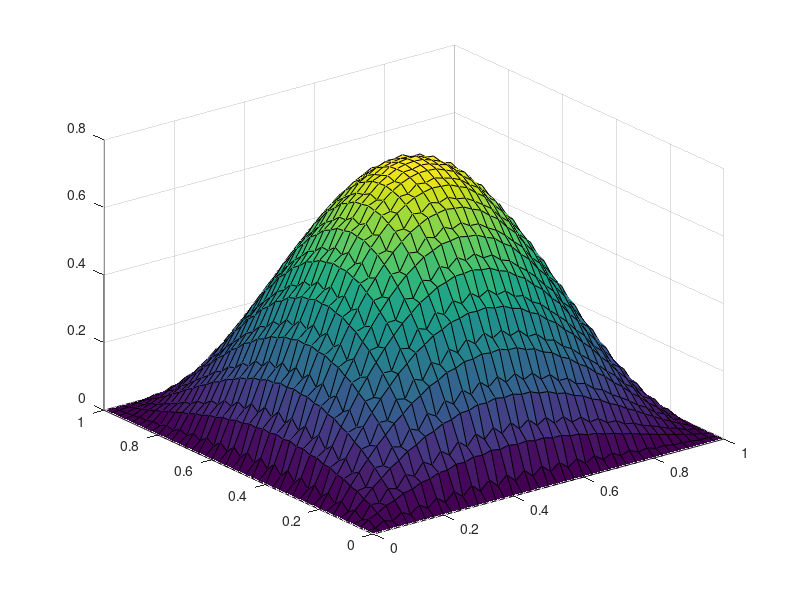

Reproduce this figure in MATLAB.
x = 0:1/40:1;
y = 0:1/40:1;
[X, Y] = meshgrid(x, y);
u = [0 , 0 , 0 , 0 , 0 , 0 , 0 , 0 , 0 , 0 , 0 , 0 , 0 , 0 , 0 , 0 , 0 , 0 , 0 , 0 , 0 , 0 , 0 , 0 , 0 , 0 , 0 , 0 , 0 , 0 , 0 , 0 , 0 , 0 , 0 , 0 , 0 , 0 , 0 , 0 , 0 , ;
0 , 1.01166e-05 , 0.0169185 , 0.0078808 , 0.0268347 , 0.0133938 , 0.0348697 , 0.0178349 , 0.0414127 , 0.0214637 , 0.046561 , 0.0243459 , 0.0503298 , 0.0264938 , 0.0527144 , 0.027905 , 0.053717 , 0.0285793 , 0.0533598 , 0.0285258 , 0.0516923 , 0.0277679 , 0.0487952 , 0.0263452 , 0.0447831 , 0.0243152 , 0.0398055 , 0.0217538 , 0.0340477 , 0.0187562 , 0.0277324 , 0.0154368 , 0.0211229 , 0.0119316 , 0.0145309 , 0.00840111 , 0.00833747 , 0.00503956 , 0.00306042 , 0.00210904 , 9.60847e-18 , ;
0 , 0.0169185 , 0.0288878 , 0.0451685 , 0.0529268 , 0.0671544 , 0.0721667 , 0.0850953 , 0.087911 , 0.0996396 , 0.100496 , 0.110946 , 0.109994 , 0.11903 , 0.116399 , 0.123879 , 0.119707 , 0.125508 , 0.119949 , 0.123981 , 0.117214 , 0.119429 , 0.111659 , 0.112057 , 0.103512 , 0.102153 , 0.0930806 , 0.0900813 , 0.0807521 , 0.0762953 , 0.0669948 , 0.0613343 , 0.0523648 , 0.0458348 , 0.037518 , 0.0305523 , 0.0232413 , 0.0164202 , 0.0105898 , 0.00471661 , 1.91577e-17 , ;
0 , 0.0078808 , 0.0451685 , 0.0431825 , 0.0791569 , 0.0715315 , 0.106881 , 0.0946846 , 0.129669 , 0.113656 , 0.1479 , 0.128722 , 0.161636 , 0.139927 , 0.170853 , 0.147251 , 0.175537 , 0.150692 , 0.175733 , 0.150299 , 0.171571 , 0.146196 , 0.163281 , 0.138594 , 0.151201 , 0.1278 , 0.135781 , 0.114216 , 0.117591 , 0.0983447 , 0.0973156 , 0.0807939 , 0.0757678 , 0.0622811 , 0.0539007 , 0.0436535 , 0.0328488 , 0.0259417 , 0.0140064 , 0.01036 , 2.85888e-17 , ;
0 , 0.0268347 , 0.0529268 , 0.0791569 , 0.0996463 , 0.122696 , 0.138559 , 0.158964 , 0.170897 , 0.188785 , 0.197079 , 0.212378 , 0.21717 , 0.22973 , 0.231119 , 0.240784 , 0.238886 , 0.245529 , 0.240502 , 0.244054 , 0.236114 , 0.236572 , 0.226001 , 0.223444 , 0.210587 , 0.205182 , 0.190454 , 0.182457 , 0.166336 , 0.156104 , 0.139132 , 0.127121 , 0.109904 , 0.0966809 , 0.0798967 , 0.0661559 , 0.0505719 , 0.0371637 , 0.0237326 , 0.0116939 , 3.78437e-17 , ;
0 , 0.0133938 , 0.0671544 , 0.0715315 , 0.122696 , 0.121315 , 0.169671 , 0.163209 , 0.208941 , 0.198047 , 0.240836 , 0.226088 , 0.265359 , 0.247321 , 0.282412 , 0.261665 , 0.291926 , 0.269076 , 0.29393 , 0.269606 , 0.288591 , 0.26344 , 0.276246 , 0.250921 , 0.257406 , 0.232555 , 0.232772 , 0.209023 , 0.203238 , 0.181183 , 0.169885 , 0.150071 , 0.133999 , 0.116912 , 0.097072 , 0.0831365 , 0.0608395 , 0.0504254 , 0.0273115 , 0.0206046 , 4.68652e-17 , ;
0 , 0.0348697 , 0.0721667 , 0.106881 , 0.138559 , 0.169671 , 0.195784 , 0.223392 , 0.244285 , 0.268324 , 0.284156 , 0.304461 , 0.315285 , 0.331646 , 0.337492 , 0.34971 , 0.350645 , 0.358572 , 0.354734 , 0.3583 , 0.349917 , 0.349146 , 0.336549 , 0.331576 , 0.315201 , 0.306277 , 0.286669 , 0.274167 , 0.251977 , 0.236394 , 0.212379 , 0.194343 , 0.169363 , 0.149633 , 0.124656 , 0.104134 , 0.0802506 , 0.0599937 , 0.0384921 , 0.0197155 , 5.55978e-17 , ;
0 , 0.0178349 , 0.0850953 , 0.0946846 , 0.158964 , 0.163209 , 0.223392 , 0.22251 , 0.278333 , 0.272711 , 0.323672 , 0.31373 , 0.359168 , 0.345356 , 0.384562 , 0.367366 , 0.399667 , 0.37962 , 0.404449 , 0.382128 , 0.399071 , 0.375094 , 0.383924 , 0.358939 , 0.359647 , 0.33432 , 0.327131 , 0.302139 , 0.287529 , 0.263541 , 0.242249 , 0.219921 , 0.192963 , 0.172921 , 0.141603 , 0.124442 , 0.0903779 , 0.0766699 , 0.0417623 , 0.0318658 , 6.39876e-17 , ;
0 , 0.0414127 , 0.087911 , 0.129669 , 0.170897 , 0.208941 , 0.244285 , 0.278333 , 0.307666 , 0.337382 , 0.360582 , 0.385635 , 0.40258 , 0.422655 , 0.433254 , 0.44808 , 0.452317 , 0.461703 , 0.459665 , 0.463524 , 0.455422 , 0.453789 , 0.439972 , 0.433018 , 0.413982 , 0.402019 , 0.378403 , 0.361894 , 0.334483 , 0.31404 , 0.28376 , 0.260146 , 0.228062 , 0.20219 , 0.169504 , 0.14244 , 0.110492 , 0.0834573 , 0.0537929 , 0.0281537 , 7.19829e-17 , ;
0 , 0.0214637 , 0.0996396 , 0.113656 , 0.188785 , 0.198047 , 0.268324 , 0.272711 , 0.337382 , 0.337003 , 0.39526 , 0.390327 , 0.441334 , 0.43214 , 0.475084 , 0.461991 , 0.496149 , 0.479586 , 0.50438 , 0.484846 , 0.499889 , 0.477944 , 0.483077 , 0.459334 , 0.454653 , 0.42977 , 0.415644 , 0.390313 , 0.367393 , 0.342331 , 0.311565 , 0.287499 , 0.250132 , 0.22779 , 0.185372 , 0.165479 , 0.119864 , 0.103146 , 0.0564497 , 0.043388 , 7.95344e-17 , ;
0 , 0.046561 , 0.100496 , 0.1479 , 0.197079 , 0.240836 , 0.284156 , 0.323672 , 0.360582 , 0.39526 , 0.425315 , 0.454632 , 0.47748 , 0.500983 , 0.51637 , 0.533695 , 0.541486 , 0.552382 , 0.552583 , 0.556929 , 0.549708 , 0.547531 , 0.533227 , 0.524713 , 0.503847 , 0.489351 , 0.462621 , 0.442669 , 0.410954 , 0.386243 , 0.350594 , 0.321989 , 0.283627 , 0.25216 , 0.212463 , 0.179327 , 0.139829 , 0.106371 , 0.0688214 , 0.0365312 , 8.65956e-17 , ;
0 , 0.0243459 , 0.110946 , 0.128722 , 0.212378 , 0.226088 , 0.304461 , 0.31373 , 0.385635 , 0.390327 , 0.454632 , 0.454746 , 0.510393 , 0.506044 , 0.552084 , 0.543484 , 0.579114 , 0.566568 , 0.591179 , 0.575081 , 0.588296 , 0.569123 , 0.57083 , 0.549135 , 0.539511 , 0.515914 , 0.49544 , 0.470622 , 0.440092 , 0.414781 , 0.375306 , 0.35027 , 0.303278 , 0.27931 , 0.226543 , 0.204459 , 0.147959 , 0.128596 , 0.0706461 , 0.0545815 , 9.31229e-17 , ;
0 , 0.0503298 , 0.109994 , 0.161636 , 0.21717 , 0.265359 , 0.315285 , 0.359168 , 0.40258 , 0.441334 , 0.47748 , 0.510393 , 0.538678 , 0.565155 , 0.585135 , 0.604706 , 0.616106 , 0.628445 , 0.631167 , 0.636107 , 0.630249 , 0.627793 , 0.613659 , 0.603992 , 0.582095 , 0.565592 , 0.536656 , 0.51388 , 0.478837 , 0.450541 , 0.410525 , 0.377646 , 0.333982 , 0.297634 , 0.251829 , 0.213295 , 0.167023 , 0.127742 , 0.0829048 , 0.0444593 , 9.9076e-17 , ;
0 , 0.0264938 , 0.11903 , 0.139927 , 0.22973 , 0.247321 , 0.331646 , 0.345356 , 0.422655 , 0.43214 , 0.500983 , 0.506044 , 0.565155 , 0.565725 , 0.614002 , 0.610132 , 0.64668 , 0.638536 , 0.6627 , 0.650551 , 0.661949 , 0.646168 , 0.644715 , 0.62577 , 0.611701 , 0.590151 , 0.564029 , 0.540512 , 0.503238 , 0.478466 , 0.431273 , 0.40602 , 0.35047 , 0.325563 , 0.263536 , 0.239845 , 0.173522 , 0.15196 , 0.0837434 , 0.0649572 , 1.04418e-16 , ;
0 , 0.0527144 , 0.116399 , 0.170853 , 0.231119 , 0.282412 , 0.337492 , 0.384562 , 0.433254 , 0.475084 , 0.51637 , 0.552084 , 0.585135 , 0.614002 , 0.638185 , 0.65963 , 0.674517 , 0.688133 , 0.693508 , 0.699073 , 0.694946 , 0.692427 , 0.67904 , 0.668607 , 0.646438 , 0.628465 , 0.598231 , 0.573295 , 0.535944 , 0.504825 , 0.461529 , 0.425204 , 0.377348 , 0.336978 , 0.286146 , 0.243067 , 0.191023 , 0.14673 , 0.0954772 , 0.0516118 , 1.09117e-16 , ;
0 , 0.027905 , 0.123879 , 0.147251 , 0.240784 , 0.261665 , 0.34971 , 0.367366 , 0.44808 , 0.461991 , 0.533695 , 0.543484 , 0.604706 , 0.610132 , 0.65963 , 0.660583 , 0.697367 , 0.693863 , 0.717226 , 0.7094 , 0.718944 , 0.707048 , 0.7027 , 0.687098 , 0.669128 , 0.650292 , 0.61932 , 0.597823 , 0.554817 , 0.531324 , 0.4776 , 0.452862 , 0.390068 , 0.364912 , 0.295013 , 0.270332 , 0.195591 , 0.172342 , 0.0952295 , 0.0741045 , 1.13143e-16 , ;
0 , 0.053717 , 0.119707 , 0.175537 , 0.238886 , 0.291926 , 0.350645 , 0.399667 , 0.452317 , 0.496149 , 0.541486 , 0.579114 , 0.616106 , 0.64668 , 0.674517 , 0.697367 , 0.715467 , 0.730111 , 0.738136 , 0.74429 , 0.742147 , 0.739737 , 0.727591 , 0.716756 , 0.695026 , 0.676122 , 0.645487 , 0.619084 , 0.580471 , 0.547349 , 0.501928 , 0.463072 , 0.412241 , 0.368825 , 0.314196 , 0.267572 , 0.210948 , 0.162629 , 0.106066 , 0.0577156 , 1.16471e-16 , ;
0 , 0.0285793 , 0.125508 , 0.150692 , 0.245529 , 0.269076 , 0.358572 , 0.37962 , 0.461703 , 0.479586 , 0.552382 , 0.566568 , 0.628445 , 0.638536 , 0.688133 , 0.693863 , 0.730111 , 0.731344 , 0.753489 , 0.75022 , 0.75784 , 0.750191 , 0.743215 , 0.731429 , 0.710145 , 0.69459 , 0.659644 , 0.640804 , 0.593202 , 0.571671 , 0.512766 , 0.489243 , 0.420723 , 0.396004 , 0.319866 , 0.294836 , 0.213367 , 0.188997 , 0.104679 , 0.0816815 , 1.19081e-16 , ;
0 , 0.0533598 , 0.119949 , 0.175733 , 0.240502 , 0.29393 , 0.354734 , 0.404449 , 0.459665 , 0.50438 , 0.552583 , 0.591179 , 0.631167 , 0.6627 , 0.693508 , 0.717226 , 0.738136 , 0.753489 , 0.764037 , 0.770686 , 0.770676 , 0.768501 , 0.758004 , 0.747104 , 0.726465 , 0.707164 , 0.676994 , 0.649833 , 0.611008 , 0.576745 , 0.530391 , 0.489986 , 0.437472 , 0.392078 , 0.334995 , 0.285943 , 0.226085 , 0.174866 , 0.114283 , 0.0625464 , 1.20957e-16 , ;
0 , 0.0285258 , 0.123981 , 0.150299 , 0.244054 , 0.269606 , 0.3583 , 0.382128 , 0.463524 , 0.484846 , 0.556929 , 0.575081 , 0.636107 , 0.650551 , 0.699073 , 0.7094 , 0.74429 , 0.75022 , 0.770686 , 0.772073 , 0.777677 , 0.774504 , 0.765168 , 0.757551 , 0.733565 , 0.721752 , 0.683769 , 0.668134 , 0.617164 , 0.598208 , 0.535602 , 0.513949 , 0.441382 , 0.417769 , 0.337219 , 0.312492 , 0.226212 , 0.201323 , 0.111747 , 0.0874112 , 1.22087e-16 , ;
0 , 0.0516923 , 0.117214 , 0.171571 , 0.236114 , 0.288591 , 0.349917 , 0.399071 , 0.455422 , 0.499889 , 0.549708 , 0.588296 , 0.630249 , 0.661949 , 0.694946 , 0.718944 , 0.742147 , 0.75784 , 0.770676 , 0.777677 , 0.779844 , 0.777985 , 0.76946 , 0.758798 , 0.739831 , 0.720647 , 0.691764 , 0.664554 , 0.626548 , 0.592021 , 0.545942 , 0.505008 , 0.45215 , 0.405906 , 0.347794 , 0.297514 , 0.235878 , 0.182993 , 0.119827 , 0.0659265 , 1.22465e-16 , ;
0 , 0.0277679 , 0.119429 , 0.146196 , 0.236572 , 0.26344 , 0.349146 , 0.375094 , 0.453789 , 0.477944 , 0.547531 , 0.569123 , 0.627793 , 0.646168 , 0.692427 , 0.707048 , 0.739737 , 0.750191 , 0.768501 , 0.774504 , 0.777985 , 0.779385 , 0.767956 , 0.764735 , 0.738676 , 0.73095 , 0.690902 , 0.678925 , 0.625872 , 0.610031 , 0.545285 , 0.526104 , 0.451284 , 0.429415 , 0.346424 , 0.322647 , 0.233643 , 0.208862 , 0.116169 , 0.0910793 , 1.22087e-16 , ;
0 , 0.0487952 , 0.111659 , 0.163281 , 0.226001 , 0.276246 , 0.336549 , 0.383924 , 0.439972 , 0.483077 , 0.533227 , 0.57083 , 0.613659 , 0.644715 , 0.67904 , 0.7027 , 0.727591 , 0.743215 , 0.758004 , 0.765168 , 0.76946 , 0.767956 , 0.761628 , 0.75147 , 0.734675 , 0.716092 , 0.689252 , 0.662682 , 0.626485 , 0.59257 , 0.547955 , 0.507526 , 0.455675 , 0.409745 , 0.352068 , 0.301814 , 0.239931 , 0.186682 , 0.122476 , 0.0677234 , 1.20957e-16 , ;
0 , 0.0263452 , 0.112057 , 0.138594 , 0.223444 , 0.250921 , 0.331576 , 0.358939 , 0.433018 , 0.459334 , 0.524713 , 0.549135 , 0.603992 , 0.62577 , 0.668607 , 0.687098 , 0.716756 , 0.731429 , 0.747104 , 0.757551 , 0.758798 , 0.764735 , 0.75147 , 0.752743 , 0.725237 , 0.721828 , 0.680693 , 0.672723 , 0.618894 , 0.606622 , 0.541341 , 0.52517 , 0.449955 , 0.430428 , 0.347055 , 0.324857 , 0.23533 , 0.211291 , 0.117758 , 0.0925321 , 1.19081e-16 , ;
0 , 0.0447831 , 0.103512 , 0.151201 , 0.210587 , 0.257406 , 0.315201 , 0.359647 , 0.413982 , 0.454653 , 0.503847 , 0.539511 , 0.582095 , 0.611701 , 0.646438 , 0.669128 , 0.695026 , 0.710145 , 0.726465 , 0.733565 , 0.739831 , 0.738676 , 0.734675 , 0.725237 , 0.711021 , 0.693475 , 0.669353 , 0.644073 , 0.610608 , 0.57815 , 0.536145 , 0.497242 , 0.447731 , 0.403278 , 0.347512 , 0.298558 , 0.237995 , 0.185727 , 0.122083 , 0.0678478 , 1.16471e-16 , ;
0 , 0.0243152 , 0.102153 , 0.1278 , 0.205182 , 0.232555 , 0.306277 , 0.33432 , 0.402019 , 0.42977 , 0.489351 , 0.515914 , 0.565592 , 0.590151 , 0.628465 , 0.650292 , 0.676122 , 0.69459 , 0.707164 , 0.721752 , 0.720647 , 0.73095 , 0.716092 , 0.721828 , 0.693475 , 0.694492 , 0.653221 , 0.6495 , 0.596185 , 0.587845 , 0.523626 , 0.510931 , 0.437192 , 0.420555 , 0.338891 , 0.318879 , 0.231081 , 0.208417 , 0.116397 , 0.0916726 , 1.13143e-16 , ;
0 , 0.0398055 , 0.0930806 , 0.135781 , 0.190454 , 0.232772 , 0.286669 , 0.327131 , 0.378403 , 0.415644 , 0.462621 , 0.49544 , 0.536656 , 0.564029 , 0.598231 , 0.61932 , 0.645487 , 0.659644 , 0.676994 , 0.683769 , 0.691764 , 0.690902 , 0.689252 , 0.680693 , 0.669353 , 0.653221 , 0.632388 , 0.608986 , 0.579084 , 0.548877 , 0.510552 , 0.474155 , 0.428262 , 0.386428 , 0.334021 , 0.287633 , 0.22996 , 0.180023 , 0.118576 , 0.0662502 , 1.09117e-16 , ;
0 , 0.0217538 , 0.0900813 , 0.114216 , 0.182457 , 0.209023 , 0.274167 , 0.302139 , 0.361894 , 0.390313 , 0.442669 , 0.470622 , 0.51388 , 0.540512 , 0.573295 , 0.597823 , 0.619084 , 0.640804 , 0.649833 , 0.668134 , 0.664554 , 0.678925 , 0.662682 , 0.672723 , 0.644073 , 0.6495 , 0.608986 , 0.609641 , 0.558064 , 0.553921 , 0.492305 , 0.483477 , 0.413039 , 0.399785 , 0.321903 , 0.304644 , 0.220836 , 0.200163 , 0.112034 , 0.0884555 , 1.04418e-16 , ;
0 , 0.0340477 , 0.0807521 , 0.117591 , 0.166336 , 0.203238 , 0.251977 , 0.287529 , 0.334483 , 0.367393 , 0.410954 , 0.440092 , 0.478837 , 0.503238 , 0.535944 , 0.554817 , 0.580471 , 0.593202 , 0.611008 , 0.617164 , 0.626548 , 0.625872 , 0.626485 , 0.618894 , 0.610608 , 0.596185 , 0.579084 , 0.558064 , 0.532436 , 0.505189 , 0.471511 , 0.438526 , 0.397449 , 0.359318 , 0.311663 , 0.269073 , 0.215828 , 0.169561 , 0.111937 , 0.0629154 , 9.9076e-17 , ;
0 , 0.0187562 , 0.0762953 , 0.0983447 , 0.156104 , 0.181183 , 0.236394 , 0.263541 , 0.31404 , 0.342331 , 0.386243 , 0.414781 , 0.450541 , 0.478466 , 0.504825 , 0.531324 , 0.547349 , 0.571671 , 0.576745 , 0.598208 , 0.592021 , 0.610031 , 0.59257 , 0.606622 , 0.57815 , 0.587845 , 0.548877 , 0.553921 , 0.505189 , 0.505408 , 0.447819 , 0.443164 , 0.377753 , 0.368315 , 0.29621 , 0.282235 , 0.204632 , 0.186547 , 0.104671 , 0.0828769 , 9.31229e-17 , ;
0 , 0.0277324 , 0.0669948 , 0.0973156 , 0.139132 , 0.169885 , 0.212379 , 0.242249 , 0.28376 , 0.311565 , 0.350594 , 0.375306 , 0.410525 , 0.431273 , 0.461529 , 0.4776 , 0.501928 , 0.512766 , 0.530391 , 0.535602 , 0.545942 , 0.545285 , 0.547955 , 0.541341 , 0.536145 , 0.523626 , 0.510552 , 0.492305 , 0.471511 , 0.447819 , 0.419611 , 0.390839 , 0.355657 , 0.322229 , 0.280633 , 0.243014 , 0.195685 , 0.15439 , 0.102193 , 0.0578518 , 8.65956e-17 , ;
0 , 0.0154368 , 0.0613343 , 0.0807939 , 0.127121 , 0.150071 , 0.194343 , 0.219921 , 0.260146 , 0.287499 , 0.321989 , 0.35027 , 0.377646 , 0.40602 , 0.425204 , 0.452862 , 0.463072 , 0.489243 , 0.489986 , 0.513949 , 0.505008 , 0.526104 , 0.507526 , 0.52517 , 0.497242 , 0.510931 , 0.474155 , 0.483477 , 0.438526 , 0.443164 , 0.390839 , 0.390582 , 0.331749 , 0.326501 , 0.262031 , 0.251835 , 0.182561 , 0.167642 , 0.0943353 , 0.0749568 , 7.95344e-17 , ;
0 , 0.0211229 , 0.0523648 , 0.0757678 , 0.109904 , 0.133999 , 0.169363 , 0.192963 , 0.228062 , 0.250132 , 0.283627 , 0.303278 , 0.333982 , 0.35047 , 0.377348 , 0.390068 , 0.412241 , 0.420723 , 0.437472 , 0.441382 , 0.45215 , 0.451284 , 0.455675 , 0.449955 , 0.447731 , 0.437192 , 0.428262 , 0.413039 , 0.397449 , 0.377753 , 0.355657 , 0.331749 , 0.303384 , 0.275531 , 0.241184 , 0.209625 , 0.169631 , 0.13457 , 0.0893731 , 0.0510738 , 7.19829e-17 , ;
0 , 0.0119316 , 0.0458348 , 0.0622811 , 0.0966809 , 0.116912 , 0.149633 , 0.172921 , 0.20219 , 0.22779 , 0.25216 , 0.27931 , 0.297634 , 0.325563 , 0.336978 , 0.364912 , 0.368825 , 0.396004 , 0.392078 , 0.417769 , 0.405906 , 0.429415 , 0.409745 , 0.430428 , 0.403278 , 0.420555 , 0.386428 , 0.399785 , 0.359318 , 0.368315 , 0.322229 , 0.326501 , 0.275531 , 0.27479 , 0.21959 , 0.213647 , 0.154692 , 0.143513 , 0.0810411 , 0.0647055 , 6.39876e-17 , ;
0 , 0.0145309 , 0.037518 , 0.0539007 , 0.0798967 , 0.097072 , 0.124656 , 0.141603 , 0.169504 , 0.185372 , 0.212463 , 0.226543 , 0.251829 , 0.263536 , 0.286146 , 0.295013 , 0.314196 , 0.319866 , 0.334995 , 0.337219 , 0.347794 , 0.346424 , 0.352068 , 0.347055 , 0.347512 , 0.338891 , 0.334021 , 0.321903 , 0.311663 , 0.29621 , 0.280633 , 0.262031 , 0.241184 , 0.21959 , 0.193522 , 0.168989 , 0.137674 , 0.110075 , 0.0734397 , 0.0425627 , 5.55978e-17 , ;
0 , 0.00840111 , 0.0305523 , 0.0436535 , 0.0661559 , 0.0831365 , 0.104134 , 0.124442 , 0.14244 , 0.165479 , 0.179327 , 0.204459 , 0.213295 , 0.239845 , 0.243067 , 0.270332 , 0.267572 , 0.294836 , 0.285943 , 0.312492 , 0.297514 , 0.322647 , 0.301814 , 0.324857 , 0.298558 , 0.318879 , 0.287633 , 0.304644 , 0.269073 , 0.282235 , 0.243014 , 0.251835 , 0.209625 , 0.213647 , 0.168989 , 0.167778 , 0.120906 , 0.114084 , 0.064689 , 0.0520514 , 4.68652e-17 , ;
0 , 0.00833747 , 0.0232413 , 0.0328488 , 0.0505719 , 0.0608395 , 0.0802506 , 0.0903779 , 0.110492 , 0.119864 , 0.139829 , 0.147959 , 0.167023 , 0.173522 , 0.191023 , 0.195591 , 0.210948 , 0.213367 , 0.226085 , 0.226212 , 0.235878 , 0.233643 , 0.239931 , 0.23533 , 0.237995 , 0.231081 , 0.22996 , 0.220836 , 0.215828 , 0.204632 , 0.195685 , 0.182561 , 0.169631 , 0.154692 , 0.137674 , 0.120906 , 0.0995048 , 0.0805633 , 0.054123 , 0.0321705 , 3.78437e-17 , ;
0 , 0.00503956 , 0.0164202 , 0.0259417 , 0.0371637 , 0.0504254 , 0.0599937 , 0.0766699 , 0.0834573 , 0.103146 , 0.106371 , 0.128596 , 0.127742 , 0.15196 , 0.14673 , 0.172342 , 0.162629 , 0.188997 , 0.174866 , 0.201323 , 0.182993 , 0.208862 , 0.186682 , 0.211291 , 0.185727 , 0.208417 , 0.180023 , 0.200163 , 0.169561 , 0.186547 , 0.15439 , 0.167642 , 0.13457 , 0.143513 , 0.110075 , 0.114084 , 0.0805633 , 0.0788771 , 0.0447968 , 0.0366332 , 2.85888e-17 , ;
0 , 0.00306042 , 0.0105898 , 0.0140064 , 0.0237326 , 0.0273115 , 0.0384921 , 0.0417623 , 0.0537929 , 0.0564497 , 0.0688214 , 0.0706461 , 0.0829048 , 0.0837434 , 0.0954772 , 0.0952295 , 0.106066 , 0.104679 , 0.114283 , 0.111747 , 0.119827 , 0.116169 , 0.122476 , 0.117758 , 0.122083 , 0.116397 , 0.118576 , 0.112034 , 0.111937 , 0.104671 , 0.102193 , 0.0943353 , 0.0893731 , 0.0810411 , 0.0734397 , 0.064689 , 0.054123 , 0.0447968 , 0.0303243 , 0.0193475 , 1.91577e-17 , ;
0 , 0.00210904 , 0.00471661 , 0.01036 , 0.0116939 , 0.0206046 , 0.0197155 , 0.0318658 , 0.0281537 , 0.043388 , 0.0365312 , 0.0545815 , 0.0444593 , 0.0649572 , 0.0516118 , 0.0741045 , 0.0577156 , 0.0816815 , 0.0625464 , 0.0874112 , 0.0659265 , 0.0910793 , 0.0677234 , 0.0925321 , 0.0678478 , 0.0916726 , 0.0662502 , 0.0884555 , 0.0629154 , 0.0828769 , 0.0578518 , 0.0749568 , 0.0510738 , 0.0647055 , 0.0425627 , 0.0520514 , 0.0321705 , 0.0366332 , 0.0193475 , 0.0172801 , 9.60847e-18 , ;
0 , 9.60847e-18 , 1.91577e-17 , 2.85888e-17 , 3.78437e-17 , 4.68652e-17 , 5.55978e-17 , 6.39876e-17 , 7.19829e-17 , 7.95344e-17 , 8.65956e-17 , 9.31229e-17 , 9.9076e-17 , 1.04418e-16 , 1.09117e-16 , 1.13143e-16 , 1.16471e-16 , 1.19081e-16 , 1.20957e-16 , 1.22087e-16 , 1.22465e-16 , 1.22087e-16 , 1.20957e-16 , 1.19081e-16 , 1.16471e-16 , 1.13143e-16 , 1.09117e-16 , 1.04418e-16 , 9.9076e-17 , 9.31229e-17 , 8.65956e-17 , 7.95344e-17 , 7.19829e-17 , 6.39876e-17 , 5.55978e-17 , 4.68652e-17 , 3.78437e-17 , 2.85888e-17 , 1.91577e-17 , 9.60847e-18 , 1.49976e-32 , ;
];
surf(X, Y, u);
